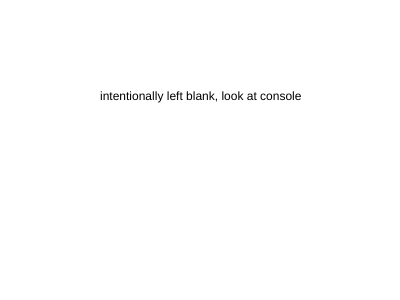
Frame 1 (no input)
Frame 2 (the mouse pressed at the canvas centre, redrawn once): identical to frame 1, image omitted

The p5.js sketch that drew this single still picture (run headless with seeded random() and noise() and a simulated clock; the mouse was pressed at the canvas centre and the sketch redrawn once):

// p5.js sketch
// ── sketch.js
numbers = [
  83, 32, 14, 52, 31, 66, 12, 11, 0, 78, 60, 97, 47, 37, 91, 58, 48, 55, 98, 45,
  64, 1, 17, 39, 82, 24, 5, 40, 61, 27, 57, 34, 56, 26, 30, 36, 43, 80, 85, 68,
  75, 50, 59, 44, 18, 19, 88, 87, 41, 90, 4, 81, 94, 89, 93, 22, 3, 67, 13, 35,
  96, 16, 7, 15, 20, 76, 63, 49, 25, 86, 99, 28, 62, 71, 21, 10, 72, 29, 51, 46,
  73, 74, 9, 65, 77, 92, 6, 8, 2, 79, 53, 69, 70, 33, 54, 42, 23,
];

async function setup() {
  createCanvas(400, 300);

  // load data
  // let data = await d3.csv("data.csv", d3.autoType);
  // console.log("data", data);

  noLoop();
}

function draw() {
  background(255);

  text("intentionally left blank, look at console", 100, 100);
}
